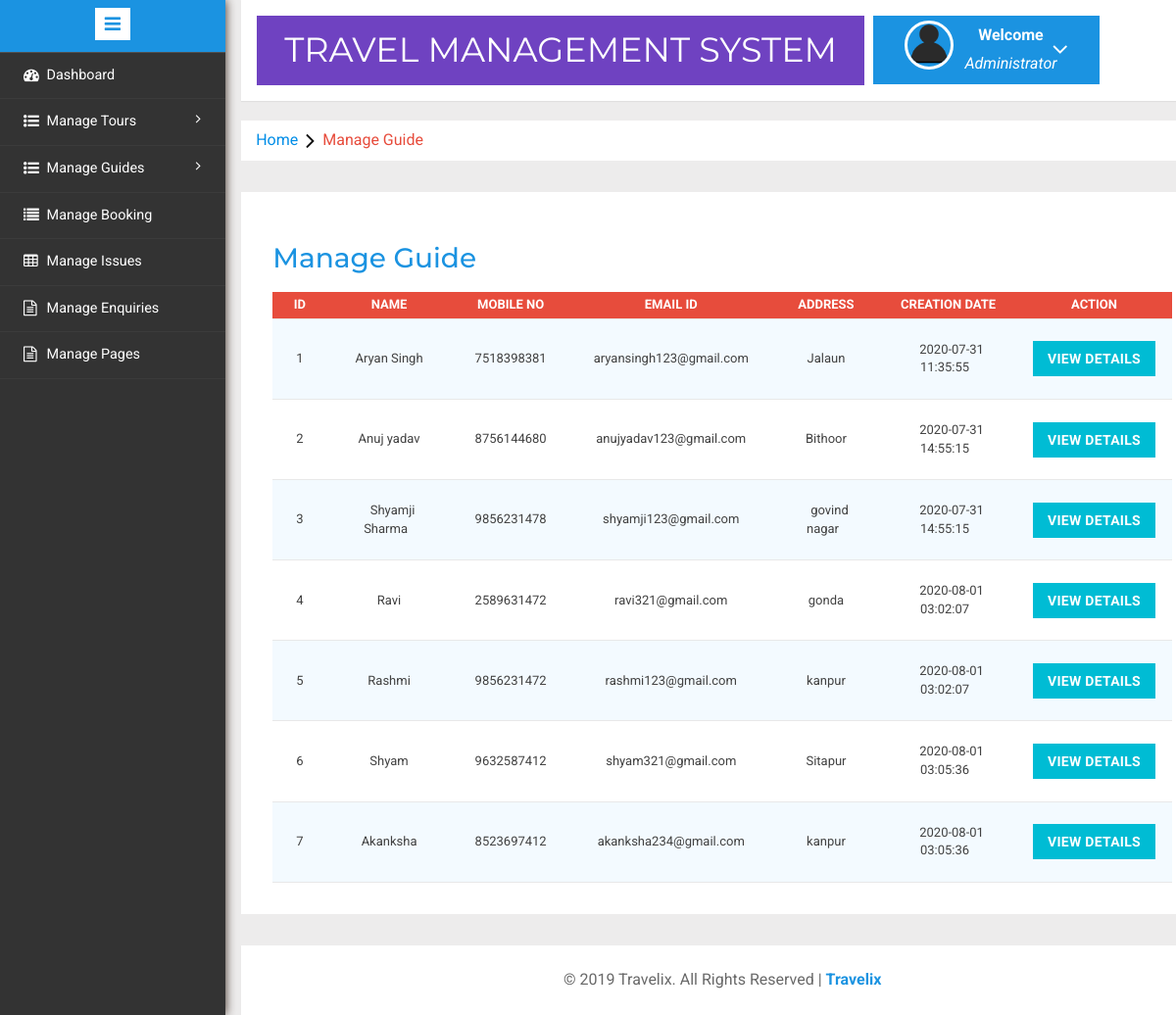
/admin/manage-guide.php (signed in), run on the app's committed database.
### tables this page shows
CREATE TABLE `tblguide` (
  `id` int(11) NOT NULL,
  `FullName` varchar(255) NOT NULL,
  `MobileNumber` varchar(150) NOT NULL,
  `EmailId` varchar(150) NOT NULL,
  `Address` varchar(150) NOT NULL,
  `ServiceArea` varchar(150) NOT NULL,
  `guidedetails` varchar(150) NOT NULL,
  `guideimage` varchar(255) NOT NULL,
  `RegDate` timestamp NOT NULL DEFAULT current_timestamp(),
  `UpdationDate` timestamp NOT NULL DEFAULT current_timestamp()
);

### admin/manage-guide.php (the view, shortened to what this page needs)
<?php
include('includes/config.php');
if(strlen($_SESSION['alogin'])==0)
	{
header('location:index.php');
}
else{
	?>
<!DOCTYPE HTML>
<html>
<head>
<link href="css/bootstrap.min.css" rel='stylesheet' type='text/css' />
<link href="css/style.css" rel='stylesheet' type='text/css' />
<link rel="stylesheet" href="css/morris.css" type="text/css"/>
<link href="css/font-awesome.css" rel="stylesheet">
<link rel="stylesheet" type="text/css" href="css/table-style.css" />
<link rel="stylesheet" type="text/css" href="css/basictable.css" />
<link rel="stylesheet" href="css/icon-font.min.css" type='text/css' />
</head>
<body>
   <div class="page-container">
<div class="left-content">
	   <div class="mother-grid-inner">
				<?php include('includes/header.php');?>
				</div>
<ol class="breadcrumb">
                <li class="breadcrumb-item"><a href="index.html">Home</a><i class="fa fa-angle-right"></i>Manage Guide</li>
            </ol>
<div class="agile-grids">
				<div class="agile-tables">
					<div class="w3l-table-info">
					  <h2>Manage Guide</h2>
					    <table id="table">
						<thead>
						  <tr>
						  <th>Id</th>
							<th >Name</th>
							<th>Mobile No</th>
							<th>Email Id</th>
							<th>Address</th>
							<th>Creation Date</th>
							<th>Action</th>
						  </tr>
						</thead>
						<tbody>
<?php $sql = "SELECT * from tblguide";
$query = $dbh -> prepare($sql);
$query->execute();
$results=$query->fetchAll(PDO::FETCH_OBJ);
$cnt=1;
if($query->rowCount() > 0)
{
foreach($results as $result)
{				?>
						  <tr>
							<td><?php echo htmlentities($cnt);?></td>
							<td><?php echo htmlentities($result->FullName);?></td>
							<td><?php echo htmlentities($result->MobileNumber);?></td>
							<td><?php echo htmlentities($result->EmailId);?></td>
							<td><?php echo htmlentities($result->Address);?></td>
							<td><?php echo htmlentities($result->RegDate);?></td>
							<td><a href="update-guide.php?gid=<?php echo htmlentities($result->id);?>"><button type="button" class="btn btn-primary btn-block">View Details</button></a></td>
						  </tr>
						 <?php $cnt=$cnt+1;} }?>
						</tbody>
					  </table>
					</div>
			</div>
<?php include('includes/footer.php');?>
</div>
</div>
						<?php include('includes/sidebarmenu.php');?>
							</div>
</body>
</html>
<?php } ?>

### admin/includes/header.php (shortened to what this page needs)
<div class="header-main">
					<div class="logo-w3-agile" style="background-color:#6f42c1;">
								<h1><a href="dashboard.php">Travel Management System</a></h1>
							</div>
						<div class="profile_details w3l">
								<ul>
									<li class="dropdown profile_details_drop">
										<a href="#" class="dropdown-toggle" data-toggle="dropdown" aria-expanded="false">
											<div class="profile_img">
												<span class="prfil-img"><img src="images/User-icon.png" alt=""> </span>
												<div class="user-name">
													<p>Welcome</p>
													<span>Administrator</span>
												</div>
												<i class="fa fa-angle-down"></i>
												<div class="clearfix"></div>
											</div>
										</a>
									</li>
								</ul>
							</div>
				</div>

### admin/includes/footer.php
<div class="copyrights">
	 <p>© 2019 Travelix. All Rights Reserved |  <a href="index.php"><b>Travelix</b></a> </p>
</div>

### admin/includes/sidebarmenu.php (shortened to what this page needs)
<div class="sidebar-menu">
					<header class="logo1">
						<a href="#" class="sidebar-icon"> <span class="fa fa-bars"></span> </a>
					</header>
                           <div class="menu">
									<ul id="menu" >
										<li><a href="dashboard.php"><i class="fa fa-tachometer"></i> <span>Dashboard</span><div class="clearfix"></div></a></li>
									 <li id="menu-academico" ><a href="#"><i class="fa fa-list-ul" aria-hidden="true"></i><span> Manage Tours</span> <span class="fa fa-angle-right" style="float: right;"></span><div class="clearfix"></div></a>
										</li>
									<li id="menu-academico" ><a href="#"><i class="fa fa-list-ul" aria-hidden="true"></i><span>Manage Guides</span><span class="fa fa-angle-right" style="float: right;"></span><div class="clearfix"></div></a>
									</li>
									<li><a href="manage-bookings.php"><i class="fa fa-list" aria-hidden="true"></i>  <span>Manage Booking</span><div class="clearfix"></div></a></li>
									 <li><a href="manageissues.php"><i class="fa fa-table"></i>  <span>Manage Issues</span><div class="clearfix"></div></a></li>
									<li><a href="manage-enquires.php"><i class="fa fa-file-text-o" aria-hidden="true"></i>  <span>Manage Enquiries</span><div class="clearfix"></div></a></li>
									<li><a href="manage-pages.php"><i class="fa fa-file-text-o" aria-hidden="true"></i>  <span>Manage Pages</span><div class="clearfix"></div></a></li>
								  </ul>
								</div>
							  </div>

### admin/css/table-style.css (style rules this page uses)
table { background: white; border-collapse: collapse; margin: 1.25em 0 0; width: 100%; }
table tr, table th, table td { border: none; border-bottom: 1px solid #e8e8e8; font-size: 13px; width:auto; }
table th, table td { padding: 4px 17px; text-align: center; width:auto; }
table th { background: #e74c3c; color: #fff; text-transform: uppercase; width:auto; }
table tr td { background: #f3faff; color: #424242; width:auto; }
table tr:nth-of-type(2n+2) td { background: #ffffff; }
table { width: 100%; }

### admin/manage-guide.php (style rules this page uses)
table { width: 100%; }

### data on the page
tblguide: FullName "Aryan Singh", MobileNumber "7518398381", EmailId "aryansingh123@gmail.com", Address "Jalaun", RegDate "2020-07-31 11:35:55"
tblguide: FullName "Anuj yadav", MobileNumber "8756144680", EmailId "anujyadav123@gmail.com", Address "Bithoor", RegDate "2020-07-31 14:55:15"
tblguide: FullName "Shyamji Sharma", MobileNumber "9856231478", EmailId "shyamji123@gmail.com", Address "govind nagar", RegDate "2020-07-31 14:55:15"
tblguide: FullName "Ravi", MobileNumber "2589631472", EmailId "ravi321@gmail.com", Address "gonda", RegDate "2020-08-01 03:02:07"
tblguide: FullName "Rashmi", MobileNumber "9856231472", EmailId "rashmi123@gmail.com", Address "kanpur", RegDate "2020-08-01 03:02:07"
tblguide: FullName "Shyam", MobileNumber "9632587412", EmailId "shyam321@gmail.com", Address "Sitapur", RegDate "2020-08-01 03:05:36"
tblguide: FullName "Akanksha", MobileNumber "8523697412", EmailId "akanksha234@gmail.com", Address "kanpur", RegDate "2020-08-01 03:05:36"
